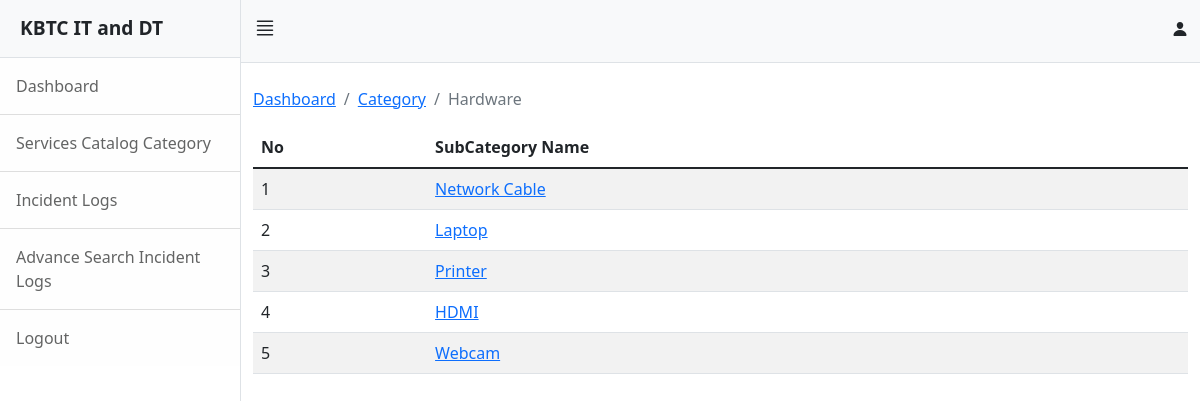
/user/subcategory.php?id=11 (signed in), run on the app's committed database.
### tables this page shows
CREATE TABLE `category` (
  `id` int NOT NULL AUTO_INCREMENT,
  `category` varchar(255) NOT NULL,
  `status` varchar(255) NOT NULL,
  PRIMARY KEY (`id`)
);

CREATE TABLE `sub_category` (
  `id` int NOT NULL AUTO_INCREMENT,
  `cat_id` int NOT NULL,
  `subcategory` varchar(255) NOT NULL,
  `status` varchar(255) NOT NULL,
  PRIMARY KEY (`id`)
);

### user/subcategory.php (the view, shortened to what this page needs)
<?php
            include "head.php";
        ?>
<div class="d-flex" id="wrapper">
    <?php
                include "slidebar.php";
           ?>
    <div id="page-content-wrapper">
        <?php
                    include "nav.php";
                ?>
        <div class="container-fluid">
            <br>
            <?php
                $id = htmlspecialchars($_GET["id"]) ;
                $sql = "SELECT * FROM category WHERE id=$id";
                $result = mysqli_query($connect,$sql);
                if($result){
                    foreach($result as $row){
                        $id = $row["id"];
                        $name = $row["category"];
                        ?>
            <div class="row">
                <div class="container">
                    <nav aria-label="breadcrumb">
                        <ol class="breadcrumb">
                            <li class="breadcrumb-item"><a href="index.php">Dashboard</a></li>
                            <li class="breadcrumb-item"><a href="category.php">Category</a></li>
                            <li class="breadcrumb-item active" aria-current="page"><?php echo $name; ?></li>
                        </ol>
                    </nav>
                </div>
                <div class="col-md-12">
                    <table class="table table-striped">
                        <thead>
                            <tr>
                                <th>No</th>
                                <th> SubCategory Name</th>
                            </tr>
                        </thead>
                        <tbody>
                            <?php
                                $sql = "SELECT * FROM sub_category WHERE cat_id='$id' Order by id desc";
                                $result = mysqli_query($connect,$sql);
                                $number_row = mysqli_num_rows($result);
                                $number = 0;
                                $number += $number;
                                if($number_row > 0){
                                    foreach($result as $key=>$value){
                                        $status = $value['status'];
                                        if($status == 1){
                                           $cat = $_GET["id"];
                                        ?>
                            <tr>
                                <td><?php echo ++$number; ?></td>
                                <td>
                                    <a href="incident.php?sub_id=<?php echo $value['id'] ?>&&cat_id=<?php echo $cat ?>">
                                        <?php echo $value['subcategory']; ?> </a>
                                </td>
                            </tr>
                            <?php
                                        }
                                    }
                                }
                            ?>
                        </tbody>
                    </table>
                </div>
            </div>
            <?php
                    }
                }
            ?>
        </div>
    </div>
</div>
<?php
            include "footer.php";
        ?>

### data on the page
category: category "Hardware"
sub_category: subcategory "Network Cable"
sub_category: subcategory "Laptop"
sub_category: subcategory "Printer"
sub_category: subcategory "HDMI"
sub_category: subcategory "Webcam"
